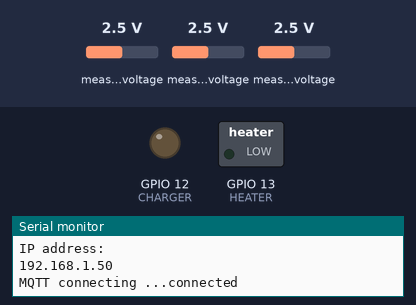
Recording of a program running on a simulated ESP8266 (Wemos D1 mini). Parts: switched loads named in the program (green lamp = pin HIGH), output pins drawn as LEDs (lit = HIGH), the last lines printed to the serial monitor. The inputs (shaded band) are chosen by the test bench; at power-on: measured voltage 2.5 V. WiFi joins after 1.5 s; servers stay silent unless stated; no MQTT or app messages arrive unless stated.

Above: at 2.7 s.
2.8 s: measured voltage (sensor 202) set to 1.6 V
4.7 s: measured voltage (sensor 202) set to 1.3 V
At 6.6 s:
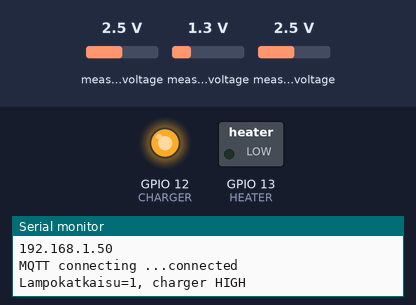
7.0 s: measured voltage (sensor 200) set to 0.1 V
At 8.8 s:
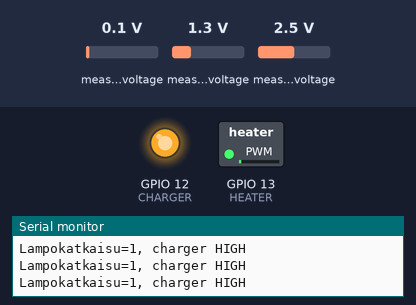
Timing chart, 0 to 10.3 s (numbered marks = the images above; inputs shaded):
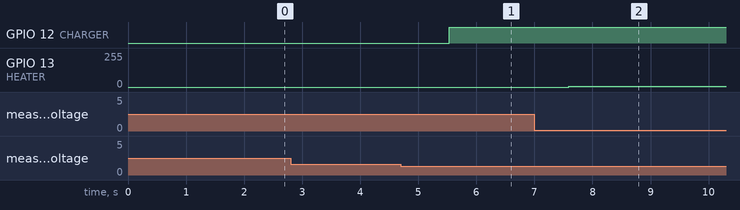

The program:

main.cpp
```cpp
/*

Ensinmäinen proseduraalinen testikoodi laitteistoa ohjaamaan ja toimintoja testaamaan.

Seuraavaksi tehdään akusta olio.

*/

#include <Arduino.h>
#include <Adafruit_ADS1X15.h>
#include <QuickPID.h>
#include <math.h>
#include <ESP8266WiFi.h>
#include <PubSubClient.h>

const char* ssid     = "OpenWrt";
const char* password = "10209997";
const char* mqtt_server = "192.168.1.1";

IPAddress staticIP(192, 168, 1, 200);
IPAddress gateway(192, 168, 1, 1);
IPAddress subnet(255, 255, 255, 0);
IPAddress dns(8, 8, 8, 8);

#define AKKUJANNITE "akku/jannite"
#define AKKULAMPO_NTC "akku/lampoNTC"
#define AKKULAMPO_LM35 "akku/lampoLM35"
#define AKKULAMPOTEHOT "akku/tehot"
#define LAMPOKATKAISU "akku/lamposw"
#define AKKU_BOOST "akku/boost_sw"
#define LAMMTOT "akku/lamm_tot"
#define UPTIMES "akku/uptimes"
#define BOOSTSENSE "akku/boostsens"
#define KP "akku/kp"
#define KI "akku/ki"

#define uS_TO_S_FACTOR 1000000ULL  /* Conversion factor for micro seconds to seconds */
#define TIME_TO_SLEEP  60 /* Time ESP32 will go to sleep (in seconds) */

#define HEATER 13     //GPIO13 = D7
#define CHARGER 12    //GPIO12 = D6
#define WDT_TIMEOUT 60          // Watchdog timeout 60 sekunttia
#define SDAPIN 4
#define SCLPIN 5

//quickpid muuttujat
bool printOrPlotter = 0;  // on(1) monitor, off(0) plotter
float POn = 1.0;          // proportional on Error to Measurement ratio (0.0-1.0), default = 1.0
float DOn = 0.0;          // derivative on Error to Measurement ratio (0.0-1.0), default = 0.0
float Setpoint, Input, Output;
float Kp = 0.5, Ki = 0.005, Kd = 0;  // edellinen: P=0.01, I=0.05
float lammitys_tot;

float janniteviesti;
float NTC_viesti;
float LM35_viesti;
float bttpwr_viesti;
float heatsw_viesti;
float boost_viesti;
float lammtot_viesti;
float millis_viesti;
float bsense_viesti;
float kp_viesti;
float ki_viesti;

// kirjastot
WiFiClient espClient;
PubSubClient client(espClient);
Adafruit_ADS1115 ads;
QuickPID myPID(&Input, &Output, &Setpoint, Kp, Ki, Kd,
               myPID.pMode::pOnError,
               myPID.dMode::dOnMeas,
               myPID.iAwMode::iAwClamp,
               myPID.Action::direct);

// ADC muuttujat
int16_t adc0, adc1, adc2, adc3;
float volts0, volts1, volts2, volts3, akunjannite;
int16_t mapval;
int16_t mapvalinv;


//check? -delete
unsigned long lastmillis = 0;
unsigned long prevmillis = 0;
unsigned long lampoMillis = 0;
unsigned long mittausmillit = 0;
unsigned long interval = 30000;

// ohjelman määrityksiä nolliin. Alustusta.
float ntc1tmp = 0;
float NewSetpoint = 0;
int LampoKatkaisu = 1;
int akku_boost = 0;
float millisek;
int akkuboostsensor = 0;

//MQTT tallennuksia aikavertailuja.
long lastMsg = 0;
char ntc_msg[20];
char lm35_msg[20];
char v_msg[20];
char bttpwr_msg[20];
char heatsw_msg[20];
char boost_msg[20];
char lammtotmsg[20];
char ms_msg[20];
char boostsens_msg[20];
char kp_msg[20];
char ki_msg[20];


void receivedCallback(char* topic, byte* payload, unsigned int length) {

  Serial.print("Message received: ");
  Serial.println(topic);
  String topicstr = topic;
  String Lasti = String(( char *) payload);
  Serial.println("String payload: ");
  Serial.print(topicstr);
  Serial.print("  ");
  Serial.print(Lasti);

  if(topicstr == AKKU_BOOST )
      {
      if(payload[0] == 49) // ASCII: 49 = 1, 48 = 0
      {
      akku_boost = 1;
      Serial.println(payload[0]);
      Serial.println("Boost on päällä");
      }
    if(payload[0] == 48)
      {
      akku_boost = 0;
      Serial.println("Boost on pois päältä");
      Serial.println(payload[0]);
      }
    // Serial.print(" akunboost_looppi");
    // Serial.println(payload[0]);
  }

  if(topic == KP)
    {
        Serial.print("Kp was: ");
        Serial.print(Kp);
        Kp = Lasti.toFloat();
        Serial.print("Kp is now: ");
        Serial.print(Kp);
    }

  if(topic == KI)
    {
        Serial.print("Ki was: ");
        Serial.print(Ki);
        Ki = Lasti.toFloat();
        Serial.print("Ki is now: ");
        Serial.print(Ki);
    }


  Serial.print("char payload: ");
  for (int i = 0; i < length; i++)
    {
    Serial.print((char)payload[i]);
    }

  Serial.println(" ");


}

// MQTT yhdistys funktio.
void mqttconnect() {
  /* Loop until reconnected */
  delay(500);
  while (!client.connected()) {
    Serial.print("MQTT connecting ...");
    /* client ID */
    String clientId = "ESP32Client";
    /* connect now */
    if (client.connect(clientId.c_str())) {
      Serial.println("connected");
      /* subscribe topic with default QoS 0*/
      client.subscribe(AKKUJANNITE);
      client.subscribe(AKKULAMPO_NTC);
      client.subscribe(AKKULAMPO_LM35);
      client.subscribe(AKKULAMPOTEHOT);
      client.subscribe(LAMPOKATKAISU);
      client.subscribe(AKKU_BOOST);
      client.subscribe(LAMMTOT);
      client.subscribe(UPTIMES);
      client.subscribe(BOOSTSENSE);
      client.subscribe(KP);
      client.subscribe(KI);
      } else {
      Serial.print("failed, status code =");
      Serial.print(client.state());
      Serial.println("try again in 5 seconds");
      /* Wait 5 seconds before retrying */
      delay(500);
    }
  }
}


void setup()
{
  Serial.begin(115200);
  while (!Serial) { ; }

  pinMode(HEATER, OUTPUT);                  // Lämmitinvastuksen ohjauspinni
  pinMode(CHARGER, OUTPUT);                  // Laturin rele AC
  Wire.begin(SDAPIN, SCLPIN);                    // i2c pinnit ADS1115:lle


  // QuickPID
  Setpoint = 24;
  myPID.SetTunings(Kp, Ki, Kd); //apply PID gains
  myPID.SetMode(myPID.Control::automatic);   //turn the PID on

  //ADS1115
  ads.setGain(GAIN_ONE);        // 1x gain   +/- 4.096V  1 bit = 2mV      0.125mV

  if (!ads.begin()) {                                   // ADS:n odotus = !True
    Serial.println("Failed to initialize ADS.");
    while (1);
    }

    Serial.println();
    Serial.println();
    Serial.print("Connecting to ");
    Serial.println(ssid);

    if (WiFi.config(staticIP, gateway, subnet, dns, dns) == false)
      {
      Serial.println("Configuration failed.");
      }

    WiFi.begin(ssid, password);

    while (WiFi.status() != WL_CONNECTED) {
        delay(500);
        Serial.print(".");
    }

    Serial.print("Local IP: ");
    Serial.println(WiFi.localIP());
    Serial.print("Subnet Mask: ");
    Serial.println(WiFi.subnetMask());
    Serial.print("Gateway IP: ");
    Serial.println(WiFi.gatewayIP());
    Serial.print("DNS 1: ");
    Serial.println(WiFi.dnsIP(0));
    Serial.print("DNS 2: ");
    Serial.println(WiFi.dnsIP(1));

    Serial.println("");
    Serial.println("WiFi connected");
    Serial.println("IP address: ");
    Serial.println(WiFi.localIP());

    /* configure the MQTT server with IPaddress and port */
    client.setServer(mqtt_server, 1883);
    /* this receivedCallback function will be invoked
    when client received subscribed topic */
    client.setCallback(receivedCallback);
}

void loop()
{

lastmillis = millis();

  if(lastmillis - mittausmillit >= 1000)
    {
      mittausmillit = lastmillis;
      volts1 = ads.computeVolts(ads.readADC_SingleEnded(2));
      Input = ads.computeVolts(ads.readADC_SingleEnded(0)) * 100;
      akunjannite = ads.computeVolts(ads.readADC_SingleEnded(3)) * 31.8;
    }

  myPID.Compute();    // PID laskenta. Output = 8 Bit.

  //---------------------------------
  //  HUOMIO::HUOMIO::HUOMIO::HUOMIO
  //
  // HUOM: volts1 on invertoitu!
  //
  //  HUOMIO::HUOMIO::HUOMIO::HUOMIO
  //----------------------------------

  if( volts1 >= 1.2 && akunjannite >= 50)  // estetään lämpeneminen liian kuumana ja liian matalassa jännitteessä.
  {
    analogWrite(HEATER, Output);
    lammitys_tot=1;
  }
  else
    lammitys_tot=0;

   // Jos käydään lämpörajoilla, katkaistaan laturin virta.
  if( volts1 < 1.4 || volts1 >  3.53 )  // 3.533=5C, 1.5=47C, 1.78=40C
    {
      digitalWrite(CHARGER, HIGH);
      LampoKatkaisu = 1;  // tee tästä varoitus!
      delay(1000);
      Serial.println("Lampokatkaisu=1, charger HIGH");
    }

  if (lastmillis - lampoMillis >= 15000)
    {
        lampoMillis = lastmillis;
          if(volts1 < 3.4 && volts1 > 1.6) // 3.38=8C, 1.78=40C
            {
              LampoKatkaisu = 0;
              if(akunjannite < 64)
                {
                  Serial.println("Akku: 48 > x < 65 ");
                  digitalWrite(CHARGER, LOW);  // Lataa
                }

              if(akunjannite > 64 && akku_boost == 0)
                {
                  digitalWrite(CHARGER, HIGH);  //sammuta lataus -> tavoite 4.0V kennojännite
                  Serial.println("Akku_boost=0");
                }
              if(akunjannite < 67 && akku_boost == 1)
                {
                  digitalWrite(CHARGER, LOW);  //käynnistä lataus -> tavoite 4.2V kennojännite
                  Serial.println("alle 68V boost=1");
                }

            }
    Serial.print("Akkuboost: ");
    Serial.println(akku_boost);
    Serial.print("Boostsensor: ");
    Serial.println(akkuboostsensor);
    akkuboostsensor = akku_boost;
    }


  /* if client was disconnected then try to reconnect again */
  if (!client.connected()) {
      mqttconnect();
    }

  client.loop();


  long now = millis();
  if (now - lastMsg > 15000)
  {
    lastMsg = now;
    janniteviesti = ads.computeVolts(ads.readADC_SingleEnded(3)) * 31.8;
    NTC_viesti = ads.computeVolts(ads.readADC_SingleEnded(2));
    LM35_viesti = ads.computeVolts(ads.readADC_SingleEnded(0)) * 100;
    bttpwr_viesti = Output;
    heatsw_viesti = LampoKatkaisu;
    boost_viesti = akku_boost;
    lammtot_viesti = lammitys_tot;
    millis_viesti = millis() / 1000;
    bsense_viesti = akkuboostsensor;
    ki_viesti = Ki;
    kp_viesti = Kp;


    /*
    Serial.print("LAmpokatkaisu-mainloop: ");
    Serial.println(LampoKatkaisu);

    Serial.print("Output-mainloop: ");
    Serial.println(Output);

  Serial.print("Input: ");
  Serial.println(Input);

  Serial.print("Output: ");
  Serial.println(Output);

  Serial.print("Setpoint: ");
  Serial.println(Setpoint);
  */

    if (!isnan(janniteviesti) && !isnan(NTC_viesti) && !isnan(LM35_viesti))

    {

      Serial.print("HeatSW: ");
      Serial.println(heatsw_viesti);

      Serial.print("Tehot: ");
      Serial.println(bttpwr_viesti);

      snprintf(v_msg, 8, "%f", janniteviesti);
      snprintf(ntc_msg, 8, "%f", NTC_viesti);
      snprintf(lm35_msg, 8, "%f", LM35_viesti);
      snprintf(bttpwr_msg, 4, "%f", bttpwr_viesti);
      snprintf(heatsw_msg, 4, "%f", heatsw_viesti);
      snprintf(boostsens_msg , 4, "%f", bsense_viesti);
      snprintf(lammtotmsg, 4, "%f", lammtot_viesti);
      snprintf(ms_msg, 8, "%f", millis_viesti);
      snprintf(ki_msg, 8, "%f", ki_viesti);
      snprintf(kp_msg, 8, "%f", kp_viesti);


      /* publish the message */
      client.publish(AKKUJANNITE, v_msg);
      client.publish(AKKULAMPO_NTC, ntc_msg);
      client.publish(AKKULAMPO_LM35, lm35_msg);
      client.publish(AKKULAMPOTEHOT, bttpwr_msg);
      client.publish(LAMPOKATKAISU, heatsw_msg);
      client.publish(UPTIMES, ms_msg);
      client.publish(LAMMTOT, lammtotmsg);
      client.publish(BOOSTSENSE, boostsens_msg);
      client.publish(KP, kp_msg);
      client.publish(KI, ki_msg);

      Serial.println(" ");
      //delay(100);
      }
  }

//uusvanhakoodi


}
```

Measured:
- the behaviour switches between 1.5 and 1.4 V on measured voltage (sensor 202) (found by bisection; images 0 and 1)
- after the input at 2.8 s, every drawn part: stays the same
- after the input at 4.7 s, GPIO 12 (CHARGER): LOW → HIGH after 0.84 s
- after the input at 7.0 s, GPIO 13 (HEATER): 0/255 → 7/255 after 0.59 s
